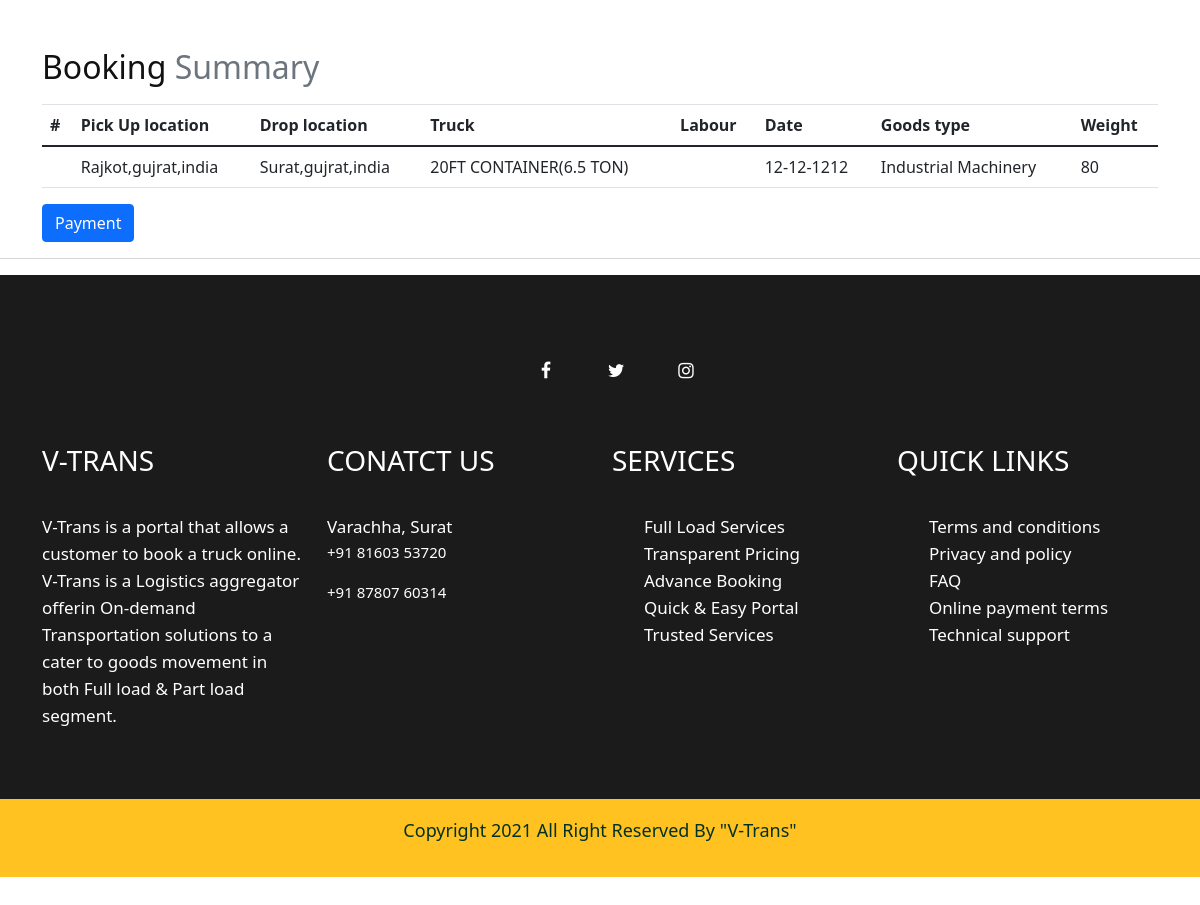
/bookingsummary/ (signed in), run on an earlier commit of the app's database.
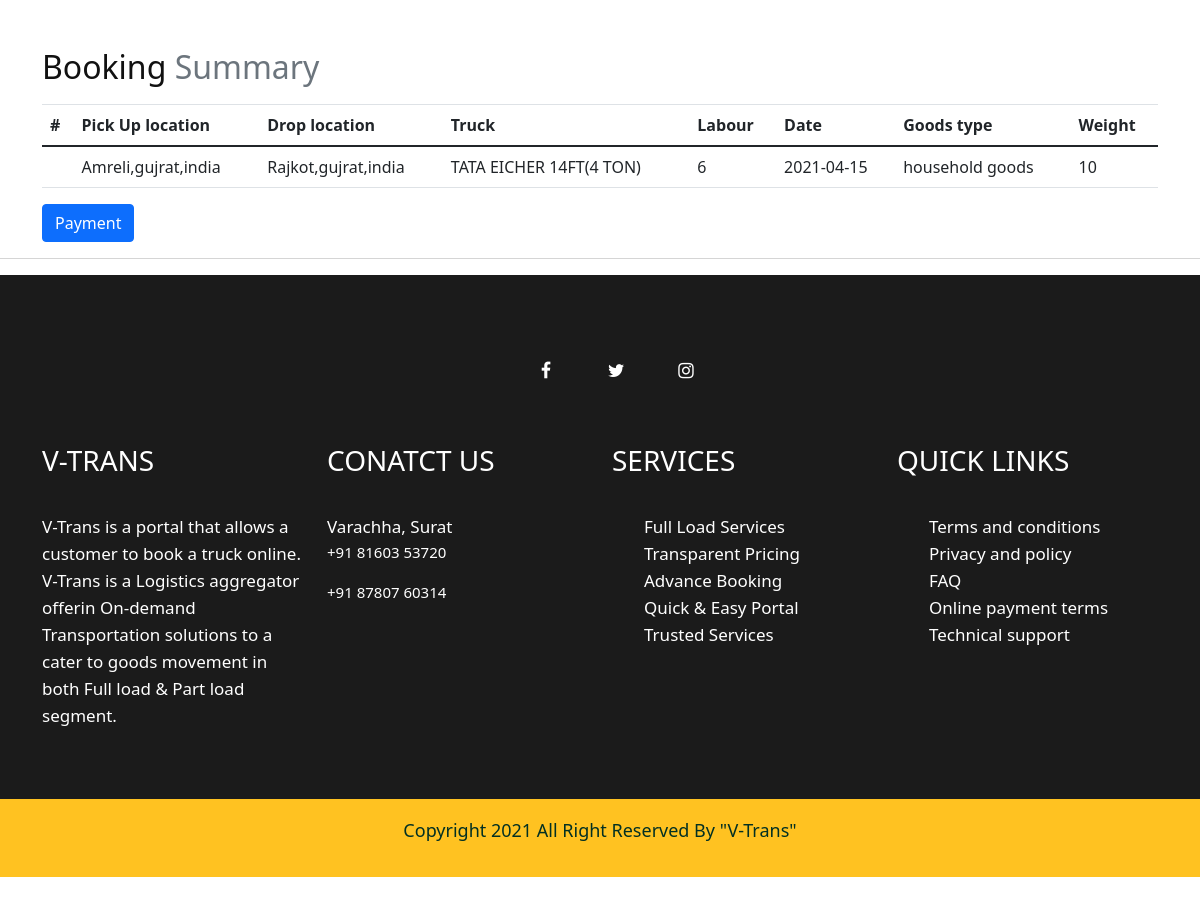
And on a later commit of the database.
### myapp/models.py (models this page shows, shortened)
class proceed(models.Model):
    pickuplocation=models.CharField(max_length=100)
    droplocation=models.CharField(max_length=100)
    trucktype=models.CharField(max_length=100)
    labour=models.CharField(max_length=10, default='')
    pickupdate=models.CharField(max_length=100)
    goodstype=models.CharField(max_length=100)
    weight=models.IntegerField()

### myapp/views.py (the view)
# urls.py: path('bookingsummary/', views.bookingsummary, name='bookingsummary'),
@login_required
def bookingsummary(request):
        if request.method=='POST':
            summaryfrm=summaryForm(request.POST)
            if summaryfrm.is_valid():
                summaryfrm.save()
                return redirect('afterproceed')
                print("summary show sucessfully!")
            else:
                print("summary not showen something went wrong here...")
        else:
            summaryfrm=summaryForm()
        bookingdata = proceed.objects.all().order_by('-id')[:1]
        return render(request, 'bookingsummary.html',{'bookingdata':bookingdata,'summaryfrm':summaryfrm})

### templates/bookingsummary.html (shortened to what the changed rows need)
{% load static %}
<!doctype html>
<html lang="en">
<head>
    <link rel="stylesheet" href="{% static 'css/bootstrap.min.css' %}">
    <link rel="stylesheet" href="{% static 'css/style.css' %}">
    <link rel="stylesheet" href="{% static 'css/responsive.css' %}">
    <link rel="stylesheet" href="{% static 'css/jquery.mCustomScrollbar.min.css' %}">
    <link rel="stylesheet" href="https://netdna.bootstrapcdn.com/font-awesome/4.0.3/css/font-awesome.css">
    <link rel="stylesheet" href="https://cdnjs.cloudflare.com/ajax/libs/fancybox/2.1.5/jquery.fancybox.min.css"
        media="screen">
    <link href="https://cdn.jsdelivr.net/npm/bootstrap@5.0.0-beta2/dist/css/bootstrap.min.css" rel="stylesheet"
>
    <link type=" text/css" href="{% static 'css/carousel.css' %}" rel="stylesheet">
    <link href="{% static 'css/carousel.css' %}" rel="stylesheet">
</head>
<body>
    <main>
        <div class="container-sm">
            <form class="row g-3" method="POST" action="{% url 'pay' %}">
                <div class="container">
                    <div class="table-responsive text-nowrap">
                        <h2> Booking <span class="text-muted">Summary</span> </h2>
                        <table class="table">
                            <thead>
                                <tr>
                                    <th scope="col">#</th>
                                    <th scope="col">Pick Up location</th>
                                    <th scope="col">Drop location</th>
                                    <th scope="col">Truck</th>
                                    <th scope="col">Labour</th>
                                    <th scope="col">Date</th>
                                    <th scope="col">Goods type</th>
                                    <th scope="col">Weight</th>
                                </tr>
                            </thead>
                            {% for proceed in bookingdata %}
                            <tr>
                                <th scope="row"></th>
                                <td>{{ proceed.pickuplocation }}</td>
                                <td>{{ proceed.droplocation }}</td>
                                <td>{{ proceed.trucktype }}</td>
                                <td>{{ proceed.labour }}</td>
                                <td>{{ proceed.pickupdate }}</td>
                                <td>{{ proceed.goodstype }}</td>
                                <td>{{ proceed.weight }}</td>
                            </tr>
                            {% endfor %}
                        </table>
                    </div>
                </div>
            </form>
        </div>
    </main>
</body>
</html>

What changed in the data, as far as the page shows it:
removed proceed: pickuplocation "Rajkot,gujrat,india", droplocation "Surat,gujrat,india", trucktype "20FT CONTAINER(6.5 TON)", pickupdate "12-12-1212", goodstype "Industrial Machinery", weight "80"
added proceed: pickuplocation "Amreli,gujrat,india", droplocation "Rajkot,gujrat,india", trucktype "TATA EICHER 14FT(4 TON)", labour "6", pickupdate "2021-04-15", goodstype "household goods", weight "10"
